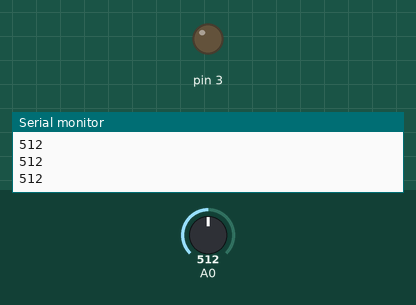
Recording of a sketch running on a simulated Arduino Uno, built with avr-gcc and run on an emulated ATmega328P. Shown: output pins drawn as LEDs (lit = HIGH), the last lines printed to the serial monitor. Inputs (shaded band) come from the test bench; at power-on: A0 = 512.

Above: at 1.2 s.
1.3 s: A0 set to 122
At 1.6 s:
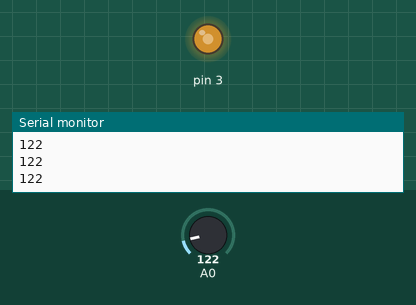
2.8 s: A0 set to 0
At 4.1 s:
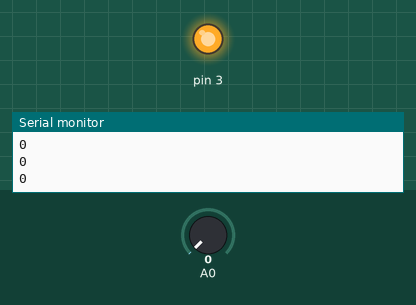
Timing chart, 0 to 5.8 s (numbered marks = the images above; inputs shaded):
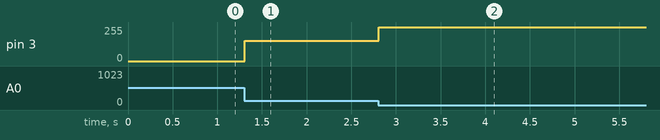

The sketch:

Water_sensor2.ino
```cpp
int water_value;
int led_value;
void setup() {
  // put your setup code here, to run once:
  pinMode(A0,INPUT);
  pinMode(3, OUTPUT);
  Serial.begin(9600);
}

void loop() {
  // put your main code here, to run repeatedly:
  water_value = analogRead(A0);

  led_value = map(water_value, 0 , 300, 255 , 0);
  led_value = constrain(led_value, 0 , 255);

  analogWrite(3, led_value);
  Serial.println(water_value);
  delay(100);
}
```

Measured:
- after the input at 1.3 s, pin 3: 0/255 → 152/255 at once
- after the input at 2.8 s, pin 3: 152/255 → 255/255 at once
